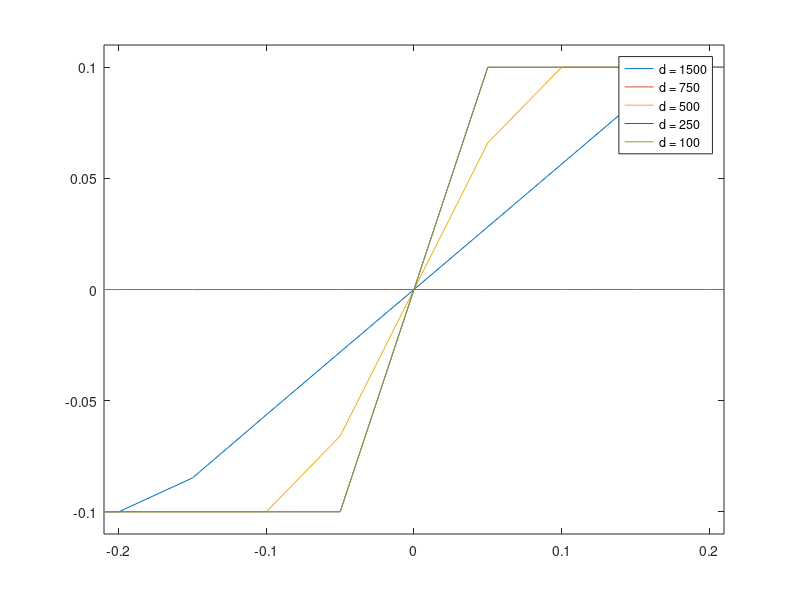

This chart was generated by the following MATLAB code: (Note: this script raises an error after producing the figure.)
%% loading Info
clc 
close all;
clear all;
%this program will calculate the resistance information from the annealed IV curves 
path(path,'C:\\Users\\janas\\OneDrive\Documents\5th Year\4U02 - Lab');
load('Annealed_IV.mat')

%% plot all of them 
close all
plot(N12_annealed_IV(:,1),N12_annealed_IV(:,2)); hold on;
plot(N23_annealed_IV(:,1),N23_annealed_IV(:,2));hold on;
plot(N34_annealed_IV(:,1),N34_annealed_IV(:,2)); hold on;
plot(N45_annealed_IV(:,1),N45_annealed_IV(:,2)); hold on;
plot(N56_annealed_IV(:,1),N56_annealed_IV(:,2)); hold on;
legend('d = 1500','d = 750','d = 500','d = 250','d = 100')
xlim([-0.21,0.21]);
ylim([-0.11,0.11]);
%750 and 250 are bad

%% linear regression 
close all

V = N12_annealed_IV(:,1);
I = N12_annealed_IV(:,2);
slope = diff(I)./diff(V);
slope = find(slope~=0);
V = V(slope(1):(slope(end)+1));
I = I(slope(1):(slope(end)+1));
[fit_1500,gof_1500,xd,yd] = LinearFit(V,I);
plot(xd,yd,'rx');hold on; 
plot(fit_1500,'r-','predfunc');hold on;


V = N23_annealed_IV(:,1);
I = N23_annealed_IV(:,2);
slope = diff(I)./diff(V);
slope = find(slope~=0);
V = V(slope(1):(slope(end)+1));
I = I(slope(1):(slope(end)+1));
[fit_750,gof_750,xd,yd] = LinearFit(V,I);
plot(xd,yd,'bx');hold on; 
plot(fit_750,'b-','predfunc');hold on;



V = N34_annealed_IV(:,1);
I = N34_annealed_IV(:,2);
slope = diff(I)./diff(V);
slope = find(slope>0.0001|slope<-0.0001);
V = V(slope(1):(slope(end)+1));
I = I(slope(1):(slope(end)+1));
[fit_500,gof_500,xd,yd] = LinearFit(V,I);
%bounds = predint(fit_500,xd,0.95,'functional','on');plot(xd,bounds,':m'); hold on;
plot(xd,yd,'mx');hold on; 
plot(fit_500,'m-','predfunc');hold on;

V = N45_annealed_IV(:,1);
I = N45_annealed_IV(:,2);
slope = diff(I)./diff(V);
slope = find(slope>0.0001|slope<-0.0001);
V = V(slope(1):(slope(end)+1));
I = I(slope(1):(slope(end)+1));
[fit_250,gof_250,xd,yd] = LinearFit(V,I);
plot(xd,yd,'cx');hold on; 
plot(fit_250,'c-','predfunc');hold on;


V = N56_annealed_IV(:,1);
I = N56_annealed_IV(:,2);
slope = diff(I)./diff(V);
slope = find(slope>0.0001|slope<-0.0001);
V = V(slope(1):(slope(end)+1));
I = I(slope(1):(slope(end)+1));
[fit_100,gof_100,xd,yd] = LinearFit(V,I);
plot(xd,yd,'kx');hold on; 
plot(fit_100,'k-','predfunc');hold on;

title('Comparison Between Contact IV Curves');
xlim([-0.21,0.21]);
ylim([-0.11,0.11]);
xlabel('V');
ylabel('I');
legend('d=1500','','','','d=750','','','','d=500','','','','d=250','','','','d=100');
grid on;

%% Resistance vs distance graph
%R = 1/slope
close all

%calculating Resistances 
R_1500 = 1/fit_1500.p1;
Ranges = confint(fit_1500);
R_1500_err = ((Ranges(2,1)-fit_1500.p1)/fit_1500.p1)*R_1500;
plot(1500, R_1500,'r+');hold on;

R_750 = 1/fit_750.p1;
Ranges = confint(fit_750);
R_750_err = ((Ranges(2,1)-fit_750.p1)/fit_750.p1)*R_750;
%plot(750, R_750,'r+');hold on;

R_500 = 1/fit_500.p1;
Ranges = confint(fit_500);
R_500_err = ((Ranges(2,1)-fit_500.p1)/fit_500.p1)*R_500;
plot(500, R_500,'r+');hold on;

R_250 = 1/fit_250.p1;
Ranges = confint(fit_250);
R_250_err = ((Ranges(2,1)-fit_250.p1)/fit_250.p1)*R_250;
plot(250, R_250,'r+');hold on;

R_100 = 1/fit_100.p1;
Ranges = confint(fit_100);
R_100_err = ((Ranges(2,1)-fit_100.p1)/fit_100.p1)*R_100;
plot(100, R_100,'r+');hold on;

Rs = [R_100, R_250, R_500,R_1500];
ds = [100,250,500,1500];

%applying a fit to the resistances 
[R_fit,gof,xd,yd] = LinearFit(ds,Rs);
figure();
plot(xd,yd,'x');hold on;
plot(R_fit,'predfunc');
title('Resistance vs Distance')
xlabel('Spacing (\mum)')
ylabel('Resistance (\Omega)')
legend('Data','Fit','Bounds');
grid on;
%% Display 
clc
cprintf('        '); cprintf(-[1,0,1],  'Resistances from IV Curves ');
table([100,250,500,750,1500]',[R_100, R_250, R_500, R_750,R_1500]',[R_100_err, R_250_err, R_500_err, R_750_err,R_1500_err]','VariableNames',{'Distance','Value','Uncertainty'})%,'RowNames',{'d = 1500','d = 750','d = 500','d =250','d = 100'})

%% resistivity calculations 
A = (1500)*(250); %in mm^2
%Rc = intercept/2

%contact resistance 
Rc = R_fit.p2/2; %in ohms
Rc_err = ((Ranges(2,2)-R_fit.p2)/R_fit.p2)*Rc;

%specific contact reistivity
pc = Rc*A*((0.1)^2);%in ohms*cm^2
%for error 
Ranges = confint(R_fit);
pc_err = ((Ranges(2,2)-R_fit.p2)/R_fit.p2)*pc;

%% Display

cprintf('         '); cprintf(-[1,0,1],  'Resistance Characteristics ');
table([Rc,pc]',[Rc_err,pc_err]','VariableNames',{'Value','Uncertainty'},'RowNames',{'Rc','pc'})
